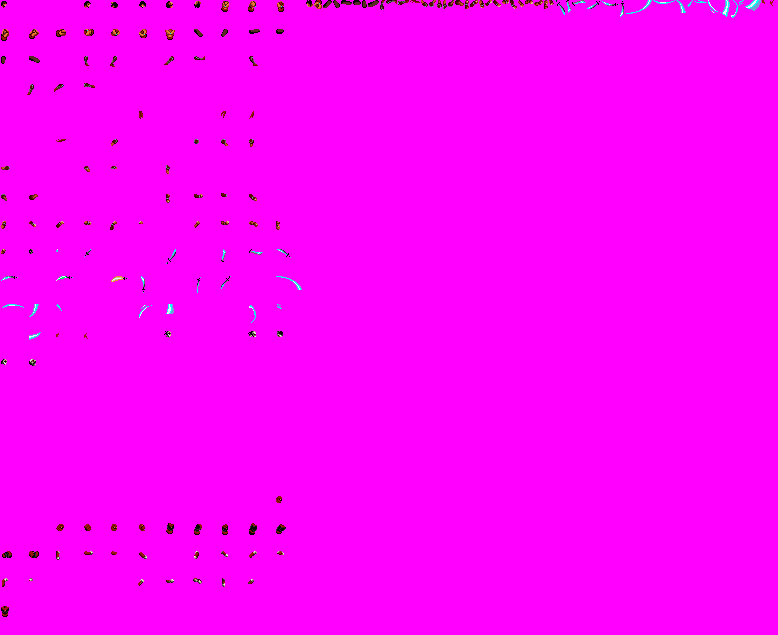
#> input picture examples/pop/modules_POP.bmp, 778 x 635 px
$ python -i sprite_cut.py   (imports and definitions only)
#> lines starting #> are read from the running program, lines starting #| are printed output that depends on the picture
"""How console hardware sprites cover a part (wx-free, Pillow only): one implementation for the Mega Drive export, the
budget overlay and Auto Modularize, so what one of them counts the others count too.

A part's opaque pixels are covered with hardware sprites of the sizes the console has (``Hardware``):

- ``export_cut``: the Mega Drive as the SGDK export cuts a part: the fewest hardware sprites, and with that the fewest
  tiles. Rectangles of 8 to 32 px in steps of 8 may sit at any pixel of the part (``tight_cut``, inside the part
  padded to whole tiles); the part's own 32 px grid (``grid_cut``, empty blocks skipped) is kept when the tight cut
  is not strictly better, so no part needs more sprites or tiles than it did with the grid alone.
- ``cut``: what the budget overlay counts for each console: the export cut on the Mega Drive; cells of one size on
  the NES and the Game Boy, small and large squares on the SNES, the cheapest cover with its shapes on the GBA, all on
  the part's own grid (models of what a game would do: those consoles have no exporter yet).
- ``tight_cut``: the cheapest cover of a mask with a console's sizes, ``tiles + weight * sprites``: dynamic
  programming over bands of rows (their heights), then runs in each band (their widths); rows and columns are both
  tried. Auto Modularize cuts its parts this way.

Masks are ints: a mode "1" image's bytes, big-endian, rows padded to whole bytes (column 0 is a row's highest bit).
"""

from __future__ import annotations

from bisect import bisect_left
from dataclasses import dataclass
from functools import lru_cache
from typing import Any, Dict, List, Optional, Sequence, Tuple

from PIL import Image

TILE = 8
BLOCK = 32  # the Mega Drive's largest hardware sprite side
EXPORT_WEIGHT = 1024.0  # the export's tight cut: a sprite outweighs any tiles one part can save (sprites first)
SHAPE_CELL = 64  # the GBA cover works on 64x64 px cells of a part (its largest sprite)
SPRITE_WEIGHT = 8  # tiles a GBA sprite counts as in the budget's shape cover: 1024 sprite tiles for 128 sprites

Size = Tuple[int, int]
Rect = Tuple[int, int, int, int]  # x, y, w, h in px

# How a console's hardware sprites cover a part (see the module docstring).
GRID = "grid"  # any width and height in tiles up to the largest (Mega Drive)
SQUARES = "squares"  # two square sizes (SNES)
CELLS = "cells"  # one size (NES, Game Boy)
SHAPES = "shapes"  # a few shapes (GBA)


@dataclass(frozen=True)
class Hardware:
    """A console's hardware sprites as a cut sees them: how it covers a part, and the sizes it may use (GRID: the
    largest, every multiple of 8 up to it is allowed)."""
    cut: str = GRID
    shapes: Tuple[Size, ...] = ((BLOCK, BLOCK),)

    # [8 lines left out: function sizes, not called in this run]

    @property
    def largest(self) -> int:
        return max(max(w, h) for w, h in self.shapes)


MEGA_DRIVE = Hardware()


# ---------------------------------------------------------------------------- masks
def bits_of(mask: Image.Image) -> int:
    return int.from_bytes(mask.tobytes(), "big")


def mask_of(bits: int, w: int, h: int) -> Image.Image:
    stride = (w + 7) // 8
    return Image.frombytes("1", (w, h), bits.to_bytes(stride * h, "big"))


def opaque_mask(image: Image.Image) -> Image.Image:
    return image.convert("RGBA").getchannel("A").point(lambda v: 255 if v else 0, "1")


# [5 lines left out: function rows_of, not called in this run]


def tiles_of(rects: Sequence[Rect]) -> int:
    return sum((w // TILE) * (h // TILE) for _x, _y, w, h in rects)


# ---------------------------------------------------------------------------- the tight cut
# [113 lines left out: functions _cover_1d, _cut_rows, tight_cut, pad, grid_cut, not called in this run]


def export_cut(image: Image.Image) -> List[Rect]:
    """The Mega Drive export's hardware sprites for a part (x, y, w, h in the part padded to whole tiles): the tight
    cut, moved inside the padded part, when it needs fewer sprites, or as many and fewer tiles; else the grid."""
    width, height = image.size
    grid = grid_cut(image)
    pad_w, pad_h = pad(width), pad(height)
    if width <= BLOCK and height <= BLOCK:
        # One sprite holds it all: the tight cut is one rectangle over its pixels' box.
        box = image.convert("RGBA").getchannel("A").getbbox()
        if box is None:
            return grid
        w, h = pad(box[2] - box[0]), pad(box[3] - box[1])
        tight = [(max(0, min(box[0], pad_w - w)), max(0, min(box[1], pad_h - h)), w, h)]
        return tight if (len(tight), tiles_of(tight)) < (len(grid), tiles_of(grid)) else grid
    bits = bits_of(opaque_mask(image))
    if not bits:
        return grid
    _cost, tight = tight_cut(bits, width, height, EXPORT_WEIGHT)
    # A rectangle that reaches past the padded part moves back in: it still covers its pixels (its width is the
    # smallest step that holds them, and they lie inside the part).
    tight = [(max(0, min(x, pad_w - w)), max(0, min(y, pad_h - h)), w, h) for x, y, w, h in tight]
    if (len(tight), tiles_of(tight)) < (len(grid), tiles_of(grid)):
        return tight
    return grid


# [74 lines left out: function cover_with_shapes, not called in this run]


def cut(image: Image.Image, hardware: Hardware = MEGA_DRIVE) -> List[Rect]:
    """The hardware sprites (x, y, w, h in px, in the part padded as ``pad`` pads it) that show a part image on a
    console: the export cut on the Mega Drive, the part's own grid of cells, squares or shapes elsewhere."""
    if hardware.cut == GRID:
        return export_cut(image)
    alpha: Any = image.convert("RGBA").getchannel("A")
    width, height = image.size

    # [4 lines left out: function filled, not called in this run]

    pad_w, pad_h = pad(width, hardware), pad(height, hardware, 1)
    blocks: List[Rect] = []
    if hardware.cut == SQUARES:
        # A large square per cell, or small ones where the pixels fill at most half of the cell.
        small, large = hardware.shapes[0][0], hardware.shapes[-1][0]
        for by in range(0, pad_h, large):
            for bx in range(0, pad_w, large):
                squares = [(bx + sx, by + sy) for sy in range(0, large, small) for sx in range(0, large, small)]
                used = [(x, y) for x, y in squares if filled(x, y, small, small)]
                if not used:
                    continue
                if 2 * len(used) <= len(squares):
                    blocks += [(x, y, small, small) for x, y in used]
                else:
                    blocks.append((bx, by, large, large))
    elif hardware.cut == CELLS:
        cell_w, cell_h = hardware.shapes[0]
        blocks = [(bx, by, cell_w, cell_h) for by in range(0, pad_h, cell_h) for bx in range(0, pad_w, cell_w)
                  if filled(bx, by, cell_w, cell_h)]
    else:
        shapes = [(w // TILE, h // TILE) for w, h in hardware.shapes]
        for by in range(0, pad_h, SHAPE_CELL):
            for bx in range(0, pad_w, SHAPE_CELL):
                cols, rows = min(SHAPE_CELL, pad_w - bx) // TILE, min(SHAPE_CELL, pad_h - by) // TILE
                occupied = [[filled(bx + tx * TILE, by + ty * TILE, TILE, TILE) for tx in range(cols)]
                            for ty in range(rows)]
                edges = (bx + SHAPE_CELL >= pad_w, by + SHAPE_CELL >= pad_h)  # the last cells end the image
                blocks += [(bx + tx * TILE, by + ty * TILE, tw * TILE, th * TILE)
                           for tx, ty, tw, th in cover_with_shapes(occupied, shapes, open_edges=edges)]
    return blocks


# [4 lines left out: function tiles_and_sprites, not called in this run]

>>> import cv2
>>> picture = cv2.imread('examples/pop/modules_POP.bmp', cv2.IMREAD_GRAYSCALE)
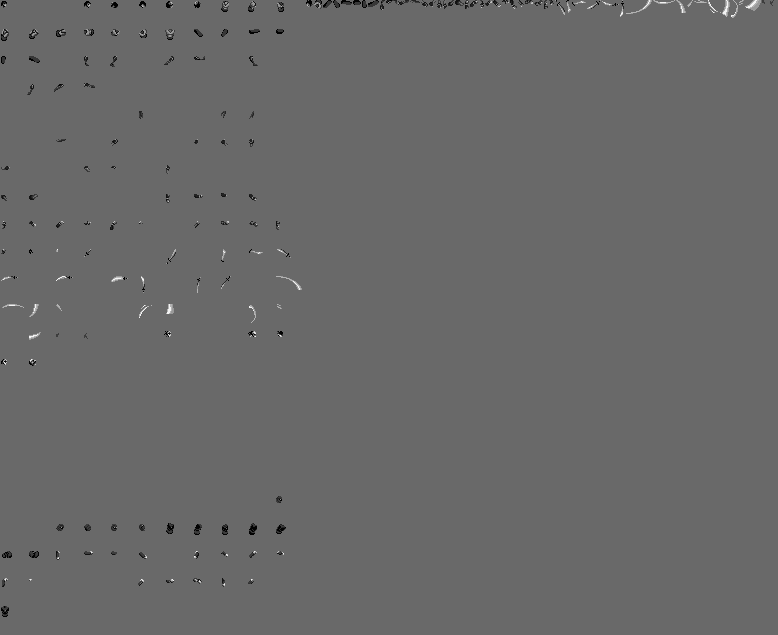
#> picture: shape (635, 778); min 2, max 243, mean 104.7
#> (the run stopped early here; a loop or call above may not have finished)
